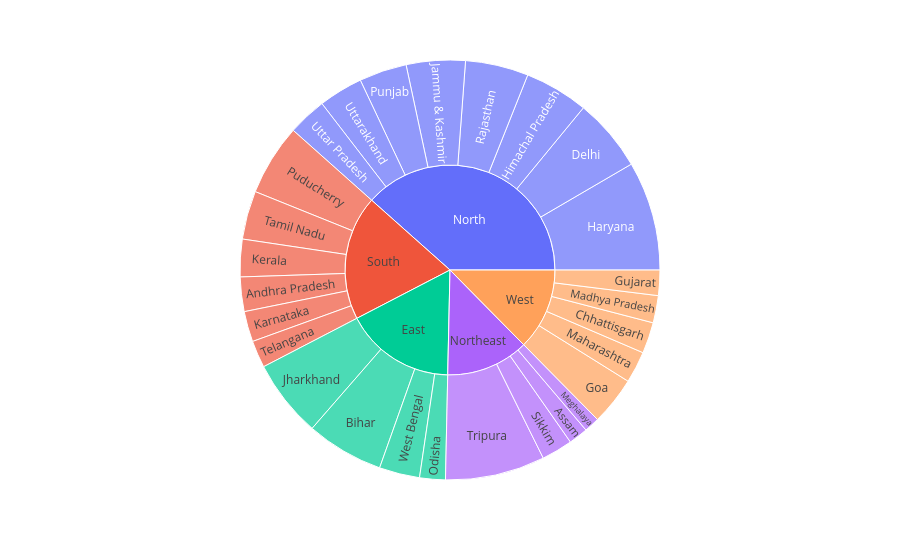

Notebook cell for this chart:
### Code cell
unemployment =  df [ [ "State" ,  "Region" , "Estimated Unemployment Rate (%)"]]

fig = px.sunburst(unemployment , path = ["Region" , "State"], values = "Estimated Unemployment Rate (%)" , color_continuous_scale = "Viridis")

fig.show()

### Figure 1 — Plotly figure (JSON) as saved in the notebook; plotly's stock layout.template omitted (floating-point values rounded to 4 significant figures)
{"data": [{"branchvalues": "total", "domain": {"x": [0, 1], "y": [0, 1]}, "hovertemplate": "labels=%{label}<br>Estimated Unemployment Rate (%)=%{value}<br>parent=%{parent}<br>id=%{id}<extra></extra>", "ids": ["South/Andhra Pradesh", "Northeast/Assam", "East/Bihar", "West/Chhattisgarh", "North/Delhi", "West/Goa", "West/Gujarat", "North/Haryana", "North/Himachal Pradesh", "North/Jammu & Kashmir", "East/Jharkhand", "South/Karnataka", "South/Kerala", "West/Madhya Pradesh", "West/Maharashtra", "Northeast/Meghalaya", "East/Odisha", "South/Puducherry", "North/Punjab", "North/Rajasthan", "Northeast/Sikkim", "South/Tamil Nadu", "South/Telangana", "Northeast/Tripura", "North/Uttar Pradesh", "North/Uttarakhand", "East/West Bengal", "South", "Northeast", "East", "West", "North"], "labels": ["Andhra Pradesh", "Assam", "Bihar", "Chhattisgarh", "Delhi", "Goa", "Gujarat", "Haryana", "Himachal Pradesh", "Jammu & Kashmir", "Jharkhand", "Karnataka", "Kerala", "Madhya Pradesh", "Maharashtra", "Meghalaya", "Odisha", "Puducherry", "Punjab", "Rajasthan", "Sikkim", "Tamil Nadu", "Telangana", "Tripura", "Uttar Pradesh", "Uttarakhand", "West Bengal", "South", "Northeast", "East", "West", "North"], "name": "", "parents": ["South", "Northeast", "East", "West", "North", "West", "West", "North", "North", "North", "East", "South", "South", "West", "West", "Northeast", "East", "South", "North", "North", "Northeast", "South", "South", "Northeast", "North", "North", "East", "", "", "", "", ""], "type": "sunburst", "values": [86.64, 48.56, 194.7, 78.19, 184.1, 121.7, 63.76, 274.8, 160.7, 148.3, 195.4, 76.68, 94.34, 68.54, 79.79, 38.66, 64.62, 179.4, 119.8, 158.7, 78.34, 121.9, 68.33, 250.6, 97.37, 111.6, 101.9, 627.3, 416.1, 556.6, 411.9, 1255.0]}], "layout": {"legend": {"tracegroupgap": 0}, "margin": {"t": 60}}}
